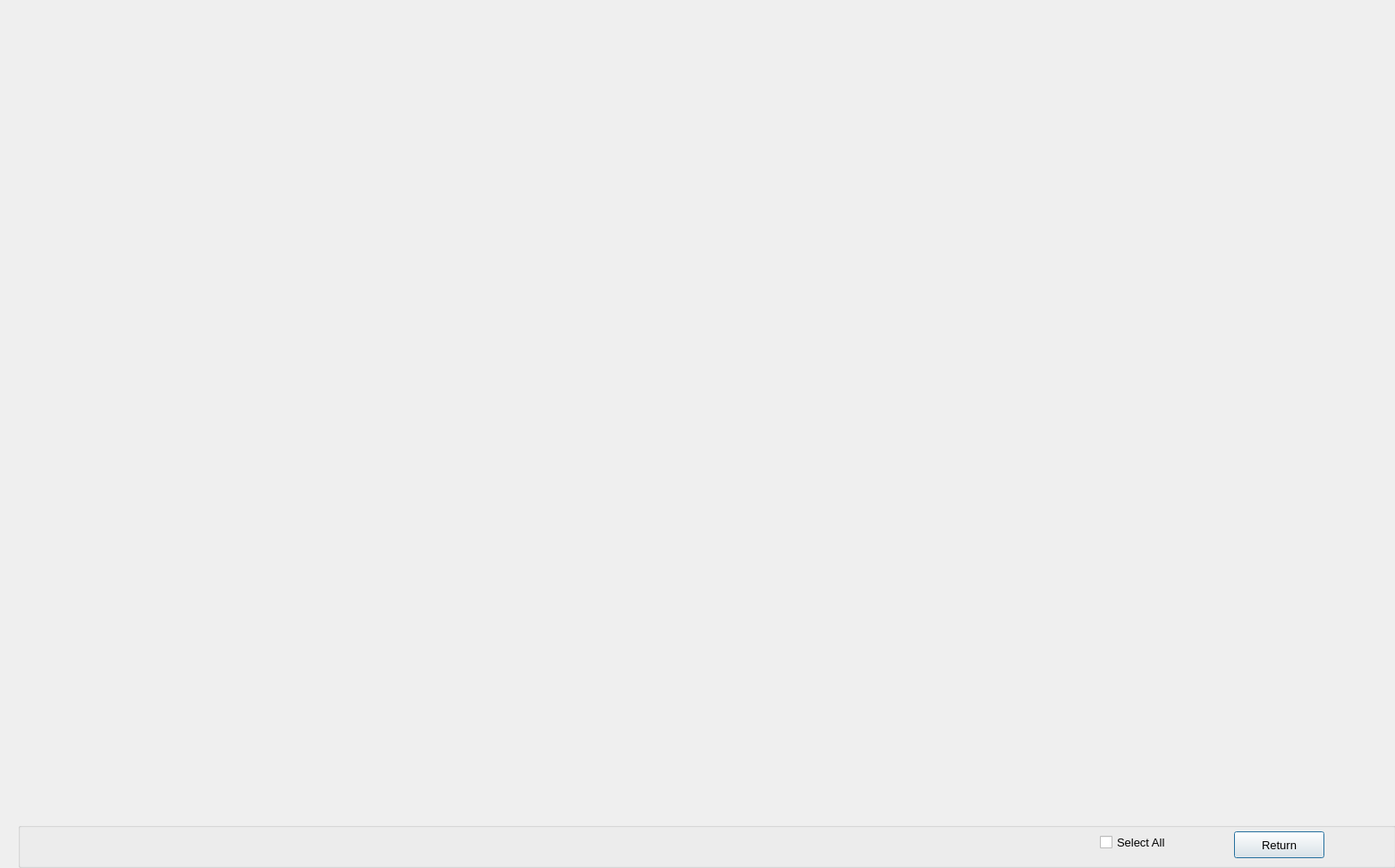
<?xml version="1.0" encoding="UTF-8"?>
<ui version="4.0">
 <class>DLGChannels</class>
 <widget class="QDialog" name="DLGChannels">
  <property name="geometry">
   <rect>
    <x>0</x>
    <y>0</y>
    <width>1560</width>
    <height>971</height>
   </rect>
  </property>
  <property name="windowTitle">
   <string>Dialog</string>
  </property>
  <widget class="QWidget" name="gridLayoutWidget">
   <property name="geometry">
    <rect>
     <x>20</x>
     <y>10</y>
     <width>1531</width>
     <height>911</height>
    </rect>
   </property>
   <layout class="QGridLayout" name="gridLayout"/>
  </widget>
  <widget class="QWidget" name="verticalLayoutWidget">
   <property name="geometry">
    <rect>
     <x>20</x>
     <y>920</y>
     <width>1541</width>
     <height>51</height>
    </rect>
   </property>
   <layout class="QVBoxLayout" name="verticalLayout">
    <item>
     <widget class="QGroupBox" name="grpButtons">
      <property name="autoFillBackground">
       <bool>true</bool>
      </property>
      <property name="title">
       <string/>
      </property>
      <widget class="QPushButton" name="btnReturn">
       <property name="geometry">
        <rect>
         <x>1360</x>
         <y>10</y>
         <width>101</width>
         <height>30</height>
        </rect>
       </property>
       <property name="font">
        <font>
         <pointsize>10</pointsize>
        </font>
       </property>
       <property name="text">
        <string>Return</string>
       </property>
      </widget>
      <widget class="QCheckBox" name="cBSelectAll">
       <property name="geometry">
        <rect>
         <x>1210</x>
         <y>10</y>
         <width>111</width>
         <height>25</height>
        </rect>
       </property>
       <property name="font">
        <font>
         <pointsize>10</pointsize>
        </font>
       </property>
       <property name="text">
        <string>Select All</string>
       </property>
      </widget>
     </widget>
    </item>
   </layout>
  </widget>
 </widget>
 <resources/>
 <connections/>
</ui>
